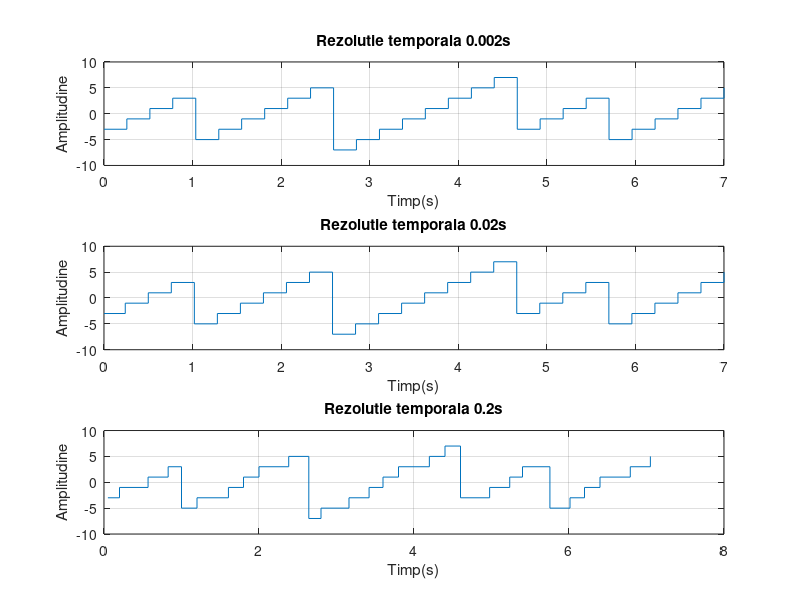

The MATLAB script that drew this image:
A=[-1,1];%se declara vectorii ale caror elemente reprezinta nivelurile
B=[-3,-1,1,3];
C=[-5,-3,-1,1,3,5];
D=[-7,-5,-3,-1,1,3,5,7];
E=[;];
a=rand(1,5);%se genereaza un vector de 5 elemente aleatoate
            %in functie de valoarea pe care o are fiecare element, in
            %secventa urmatoare se va genera un vector E format din vectorii
            %declarati anterior
for i=1:1:5
    if a(1,i)<0.25
        E=[E,A];%daca valoarea elementului i din vectorul a este mai mica 
                %decat 0.25 in vectorul E se va adauga vectorul A
                %similar se va face si in instructiunile urmatoare
    end
    if a(1,i)>=0.25&&a(1,i)<0.5
        E=[E,B];
    end
    if a(1,i)>=0.5&&a(1,i)<0.75
        E=[E,C];
    end
    if a(1,i)>=0.75&&a(1,i)<=1
        E=[E,D];
    end
end

q=length(E);% reprezinta lungimea vectorului E care are lungime variabila
y1=linspace(0,0.25*q,q);%realizeaza un vector care porneste de la 0 la 
                        %0.25*q cu pas de 0.25. Acesta reprezinta
                        %coordonatele temporale necesare reprezantarii
                        %vectorului E
y2=y1;
y3=y1;
%in continuare voi modifica coordonatele temporale in functie de
%esantionare. De exemplu, al treilea element al vectorului E trebuie
%afisat la t=0.75s. Pentru esantionarea 0.02, nu exista t=0.75, cea mai 
%apropiata valoare este t=0.74 sau t=0.76 iar reprezentarea se va face
%intr-unul din cele 2 momente de timp. Pentru esantionarea 0.2,
%reprezentarea se va face in t=0.8
for i=1:q
    if rem( y1(i),0.002)>0
        y1(1,i)=y1(i)-rem( y1(i),0.002);
    end
    if rem( y2(i),0.02)>0
        y2(i)=y2(i)-rem( y2(i),0.02);
    end
    if rem( y3(i),0.2)>0&&rem( y3(i),0.2)<=0.1
        y3(i)=y3(i)-rem( y3(i),0.2);
    else
        y3(i)=y3(i)+0.05;
    end
 end
 %axis([0 10 -9 9]);%seteaza coordonatele axelor
 subplot(3,1,1)%imparte fereastra pentru grafice si afiseaza umatorul grafic in prima sectiune
 stairs(y1,E),grid,title('Rezolutie temporala 0.002s'),xlabel('Timp(s)'),ylabel('Amplitudine')
 %afiseaza semnalul in fuctie de esantionare folosind functia stairs
 subplot(3,1,2)
 stairs(y2,E),grid,title('Rezolutie temporala 0.02s'),xlabel('Timp(s)'),ylabel('Amplitudine') 
 subplot(3,1,3)
 stairs(y3,E),grid,title('Rezolutie temporala 0.2s'),xlabel('Timp(s)'),ylabel('Amplitudine')

        